Frame 1 (no input): blank canvas, image omitted
Frame 60 (the mouse pressed at the canvas centre just before this capture): blank canvas, image omitted
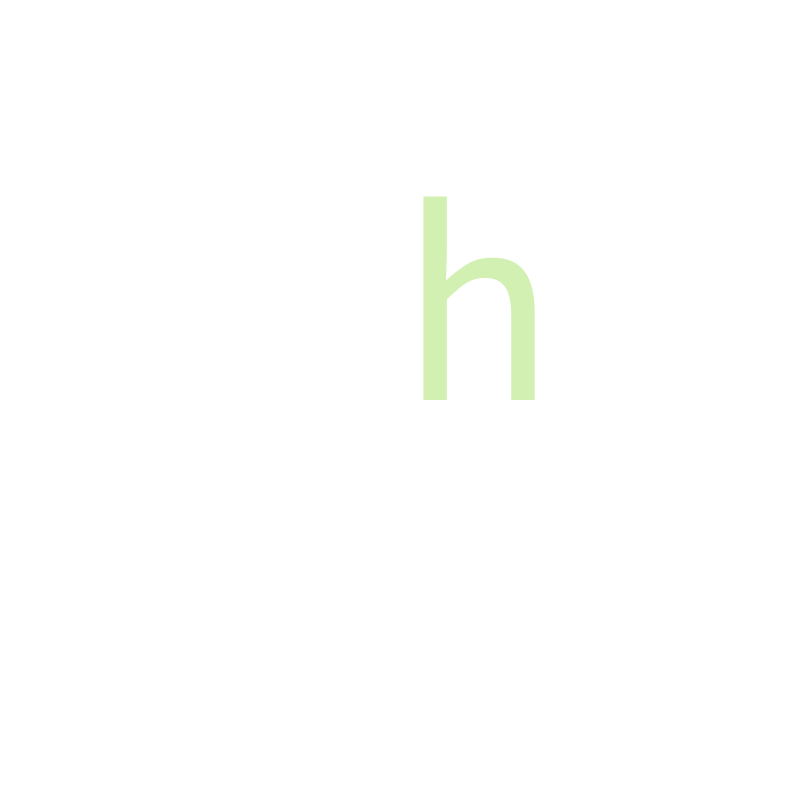
Frame 120 (the mouse held since frame 60 and released just before this capture)

The Processing sketch whose frames 1 and 60 were blank and that drew this single picture after the mouse press (run headless with seeded random() and noise(); from frame 60 on, the mouse is pressed at the canvas centre):

// Processing sketch: hpy_homework_4
// ── hpy_homework_4.pde
/*
作业说明：
点击鼠标左键出现单个字母；
按住鼠标左键拖拽出现一连串字母，字母大小与鼠标移动速度相关，移动越快，字母越大。
字母出现的位置为鼠标此时所在的位置。
*/



int x=0,y=0;
int Stepsize=5;
String string="hpy";
int fontSizeMin=3;
int counter=0;
float d;
char a;
color co[]={#D1F0B1,#B6CB9E,#92B4A7,#8C8A93,#81667A};
int num=0;


void setup(){
size(800, 800);
background(255);
smooth();
cursor(CROSS);

x=mouseX;
y=mouseY;

textAlign(LEFT);

}
void draw(){
  if(mousePressed){
    d=dist(x,y,mouseX,mouseY);
    x=mouseX;
    y=mouseY;
  fill (co[num%5]);
  num++;
  textSize(fontSizeMin+d/2);
  a=string.charAt(counter);
    if(d>Stepsize){
 push();
 translate(x,y);
 text(a,0,0);
 pop();
 
 counter++;
 if(counter==string.length()){
 counter=0;
 }
}
  }
}
